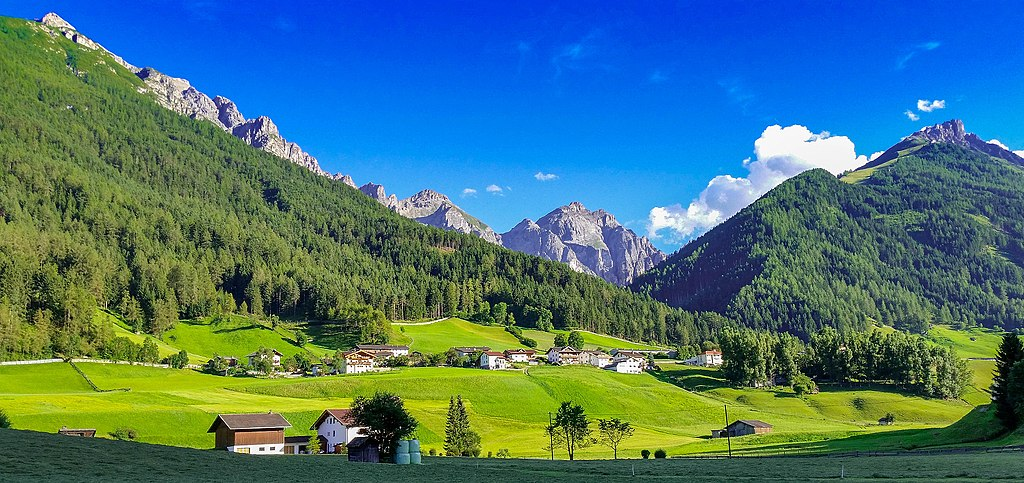
#> input picture color_image.jpeg, 1024 x 483 px
$ python -i tp2_team_2_16.py   (imports and definitions only)
#> lines starting #> are read from the running program, lines starting #| are printed output that depends on the picture
"""
Course Number: ENGR 13300
Semester: Fall 2026

Description:
    dsgfdgfd

Assignment Information:
    Assignment:    8.2.3 tp2 team 2
    Team ID:       LC5 - 16
    Author:        Stephen Lim, lim573@purdue.edu
    Date:          10/17/2026

Contributors:
    Nathan Crute, ncrute@purdue.edu
    Hari Ghatpande, sghatpan@purdue.edu
    Zane Danger Clark, clar1439@purdue.edu

    My contributor(s) helped me:
    [ ] understand the assignment expectations without
        telling me how they will approach it.
    [ ] understand different ways to think about a solution
        without helping me plan my solution.
    [ ] think through the meaning of a specific error or
        bug present in my code without looking at my code.
    Note that if you helped somebody else with their code, you
    have to list that person as a contributor here as well.

Academic Integrity Statement:
    I have not used source code obtained from any unauthorized
    source, either modified or unmodified; nor have I provided
    another student access to my code.  The project I am
    submitting is my own original work.
"""

from PIL import Image
import numpy as np
import pandas as pd
import matplotlib.pyplot as plt
import math
import cv2
#---------------------------------old functions
# [27 lines left out: functions load_img, rgb_to_grayscale, not called in this run]

def create_gaussian_kernel(sigma):
    #determine odd kernel size
    kernel_size = 2*math.ceil(3*sigma) + 1 #math.ceil to round up
    k_half = int(kernel_size/2)

    #create an empty 2d matrix of zeros with the target size
    kernel = np.zeros((kernel_size, kernel_size), dtype=float)

    #go through every index in the kernel
    for i in range(kernel_size):
        for j in range(kernel_size):
            #calculate offset from the center (0, 0)
            y = i - k_half
            x = j - k_half

            # apply the gaussian formula for this specific cell
            kernel[i, j] = np.exp(-(x**2 + y**2)/(2*sigma**2))

    #normalize the kernel so all elements sum to 1
    kernel = kernel/np.sum(kernel)
    return kernel

def gaussian_filter(image, sigma):
    #apply gaussian filter using padding and sliding window
    kernel = create_gaussian_kernel(sigma)
    kernel_size = kernel.shape[0]
    pad = int(kernel_size/2)
    #pad the image
    padded_image = np.pad(image, pad, mode='constant', constant_values=0)
    output = np.zeros_like(image, dtype=float)

    #go through each pixel and apply the gaussian filter
    h, w = image.shape
    for i in range(h):
        for j in range(w):
            window = padded_image[i:i+kernel_size, j:j+kernel_size]
            output[i, j] = np.sum(window*kernel)

    #convert to uint8 if it is an int array and return it
    if np.issubdtype(image.dtype, np.integer):
        return np.round(output, 6).astype(image.dtype) #round to 6 to fix the weird autograder - credit to ai (claude)
    return output


# [41 lines left out: functions pad_image, rgb_to_hsv, not called in this run]

def convert_to_hsv(rgb_image):
    hsv_image = np.array([[rgb_to_hsv(r,g,b) for r, g, b in row] for row in rgb_image], dtype=np.uint8)
    return hsv_image

# [9 lines left out: function resize_image, not called in this run]

def sobel_filter():
    return "Filler"

#------------------------------new functions
# [22 lines left out: function detect_circle, not called in this run]

def detect_triangle(gray_img):
    """Detects if a triangle is present. Returns 1 if found, 0 otherwise."""
    blurred = gaussian_filter(gray_img, sigma=1.0)
    edges = sobel_filter(blurred)
    contours, _ = cv2.findContours(edges, cv2.RETR_EXTERNAL, cv2.CHAIN_APPROX_SIMPLE)

    for contour in contours:
        epsilon = 0.04 * cv2.arcLength(contour, True)
        approx = cv2.approxPolyDP(contour, epsilon, True)
        if len(approx) == 3 and cv2.contourArea(approx) > 625:
            return 1
    return 0

# [9 lines left out: function count_lines, not called in this run]

def extract_features(img_array):
    print("Features")

# [11 lines left out: function main, not called in this run]


# [2 lines not run here, left out]

>>> import cv2
>>> picture = cv2.imread('color_image.jpeg', cv2.IMREAD_GRAYSCALE)
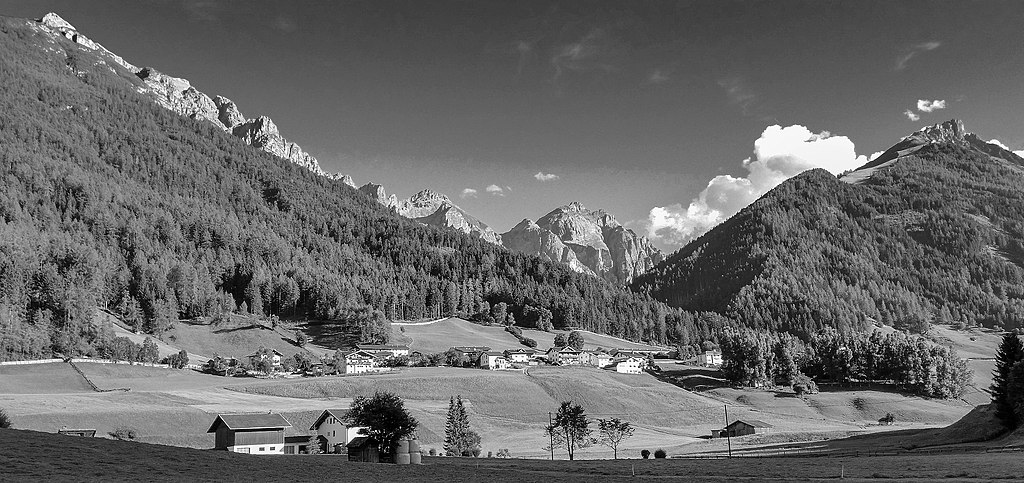
#> picture: shape (483, 1024); min 0, max 255, mean 103.5
>>> result = detect_triangle(picture)
#> in gaussian_filter, `padded_image = np.pad(image, pad, mode='constant', constant_values=0)`:
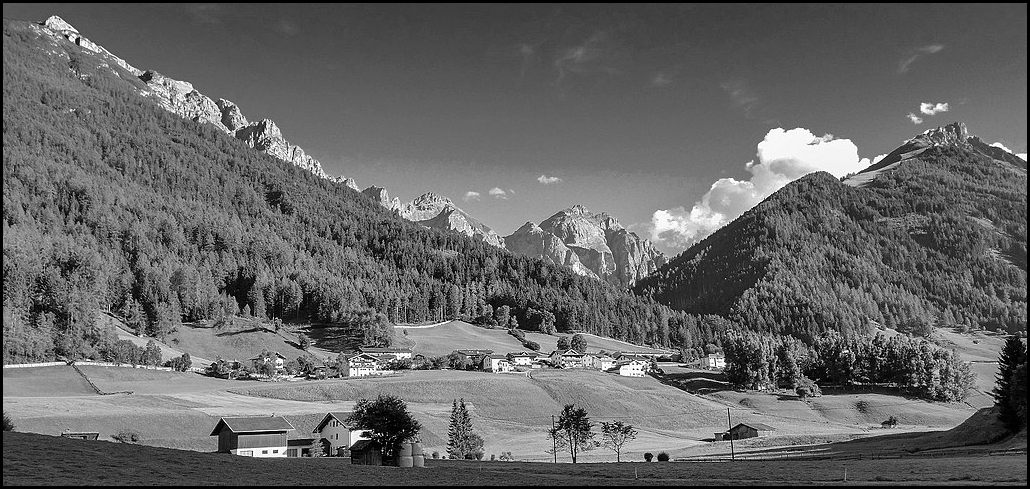
#> padded_image: shape (489, 1030); min 0, max 255, mean 101.6
#> (the run stopped early here; a loop or call above may not have finished)

$ run again, on ref_col_raw2.png
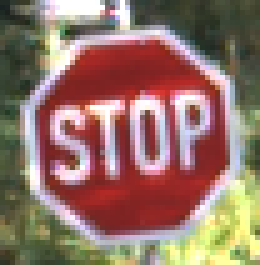
#> input picture ref_col_raw2.png, 52 x 53 px (shown 5 times larger)
#> in gaussian_filter, `padded_image = np.pad(image, pad, mode='constant', constant_values=0)`:
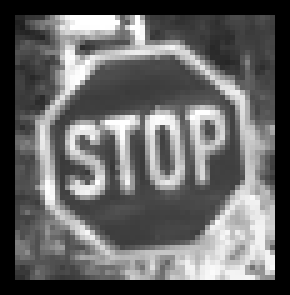
#> padded_image: shape (59, 58) (shown 5 times larger); min 0, max 255, mean 99.7
#> after the loop in gaussian_filter, `for i in range(h):`:
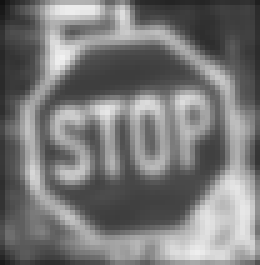
#> output: shape (53, 52) float64 (shown 5 times larger); min 18.85, max 241.5, mean 120.7
